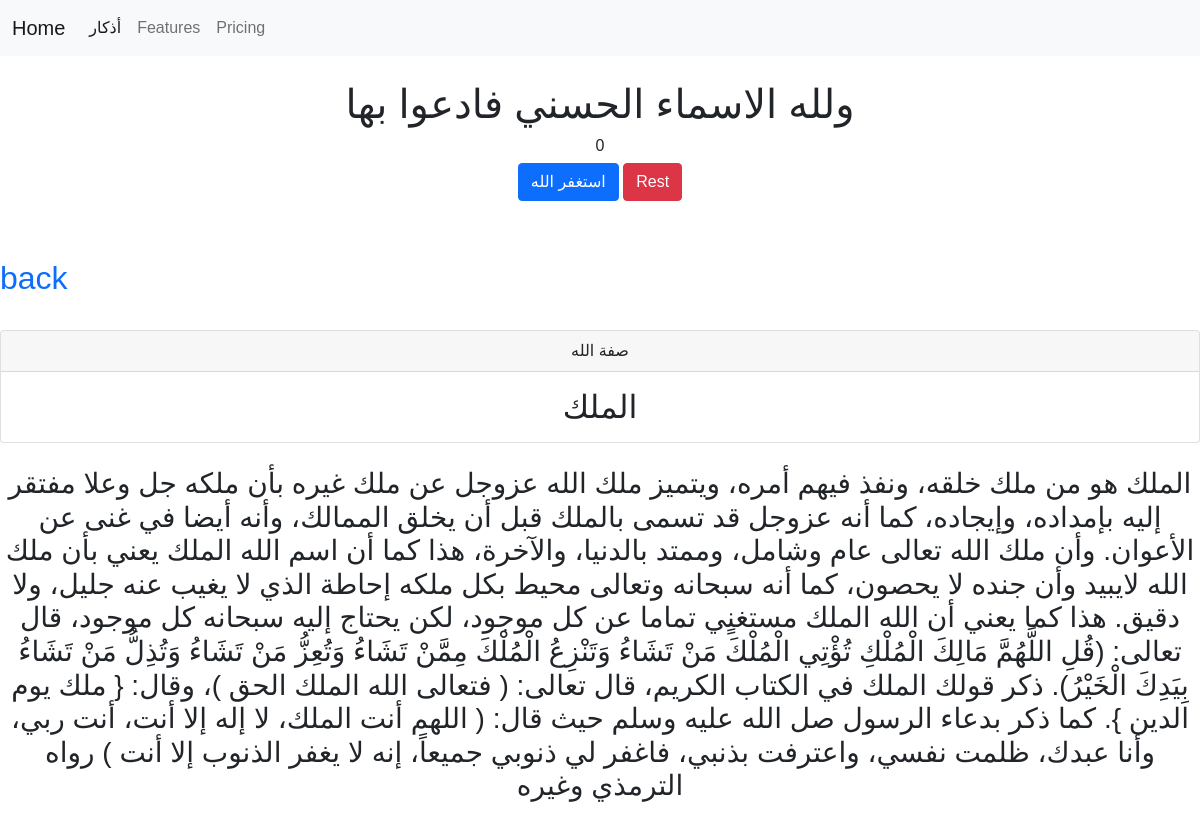
Screenshot of /App/nameByid/4 with the database file from the repository.
### ProjectApp/models.py (models this page shows, shortened)
class Names(models.Model):
    name = models.CharField(max_length=50, unique=True)
    description = models.TextField(max_length=2000)
    Video = EmbedVideoField(null=True,blank=True)

### ProjectApp/views.py (the view)
# urls.py: path('nameByid/<int:Id_name>',views.NamesByid,name='nameByid'),
def NamesByid(request,Id_name):
    data = Names.objects.get(id=Id_name)
    return render(request, 'FilesHtml/nameByid.html',{"data":data})

### templates/FilesHtml/nameByid.html (shortened to what this page needs)
{% extends 'FilesHtml/base.html' %}
{% block title %}
{% load embed_video_tags %}
<!DOCTYPE html>
<html lang="en">
<head>
              <h2 class="card-text"><a style="text-decoration: none;" href="{% url 'home'  %}">back</a></h2>
</head>
<body>
<div align="center">
<br>
    <div class="card">
  <div class="card-header">
    صفة الله
  </div>
  <div class="card-body">
    <blockquote class="blockquote mb-0">
    <h2>{{data.name}} </h2>
    </blockquote>
  </div>
</div>
    <br>
    <h3>{{data.description}} </h3>
<br>
<br>
<br>
    </div>
{% endblock  %}

### rows the page displays
Names: name "الملك", description "الملك هو من ملك خلقه، ونفذ فيهم أمره، ويتميز ملك الله عزوجل عن ملك غيره بأن ملكه جل وعلا مفتقر إليه بإمداده، وإيجاده، كما أنه عزوجل قد تسمى بالملك قبل أن يخلق الممالك، وأنه أيضا في غنى عن الأعوان. وأن ملك الله تعالى عام وشامل، وممتد بالدنيا، والآخرة، هذا كما أن اسم الله الملك يعني بأن ملك الله لايبيد وأن جنده لا يحصون، كما أنه سبحانه وتعالى محيط بكل ملكه إحاطة الذي لا يغيب عنه جليل، ولا دقيق. هذا كما يعني أن الله الملك مستغنٍي تماما عن كل موجود، لكن يحتاج إليه سبحانه كل موجود، قال تعالى: (قُلِ اللَّهُمَّ مَالِكَ الْمُلْكِ تُؤْتِي الْمُلْكَ مَنْ تَشَاءُ وَتَنْزِعُ الْمُلْكَ مِمَّنْ تَشَاءُ وَتُعِزُّ مَنْ تَشَاءُ وَتُذِلُّ مَنْ تَشَاءُ بِيَدِكَ الْخَيْرُ). ذكر قولك الملك في الكتاب الكريم، قال…"
